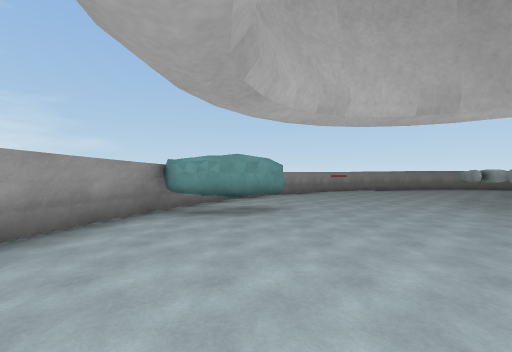
View 1 (above)

24 first-person views from a walk through a Unity game level. The camera is 1.5 m above the floor, looks level and sees 90° across. The floor is counted in squares, 2 m on a side. Each view is taken from the middle of a square. On the plan, view 1 faces up. The plan holds only what a view shows up to about 9 squares ahead; the rest is blank. The place goes on beyond the plan. The player character is not drawn.

View 2
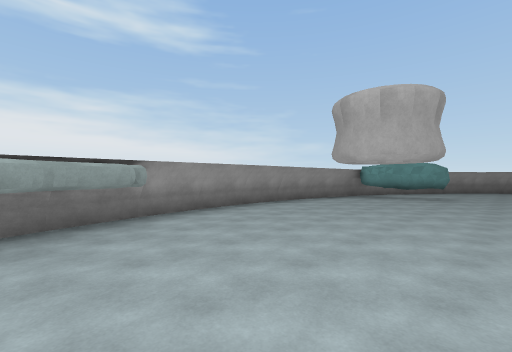

View 3
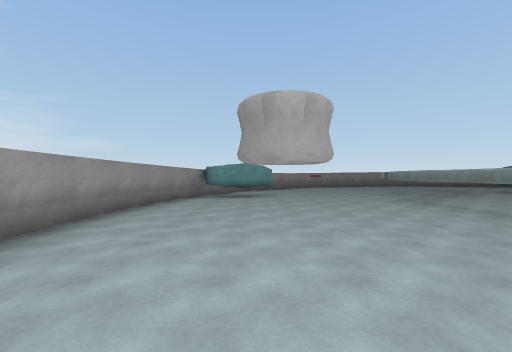

View 4
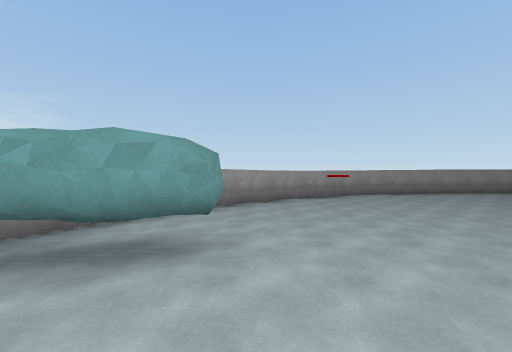

View 5
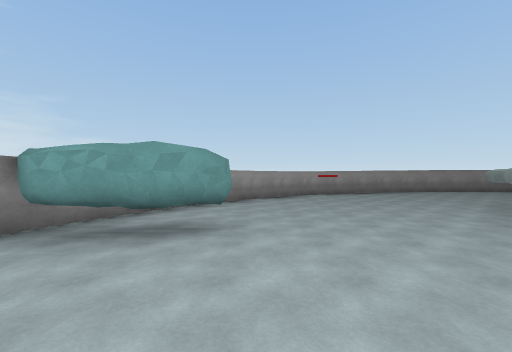

View 6
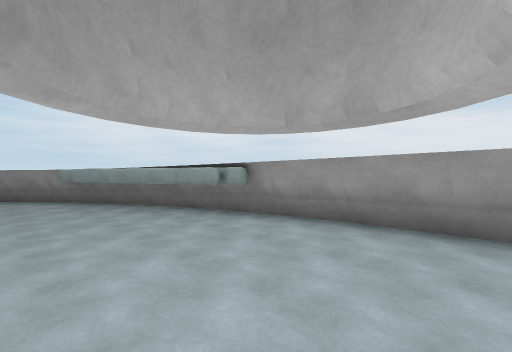

View 7
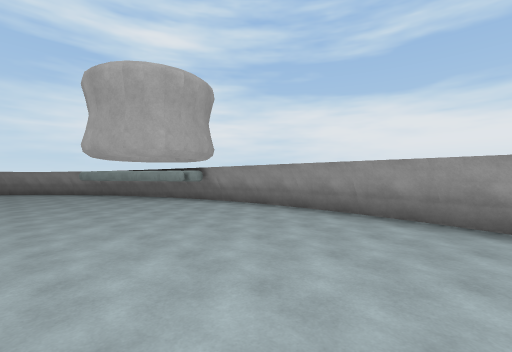

View 8
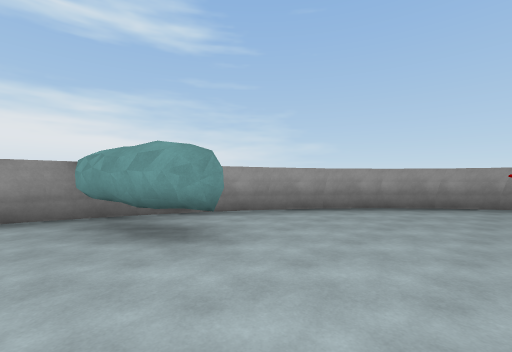

View 9
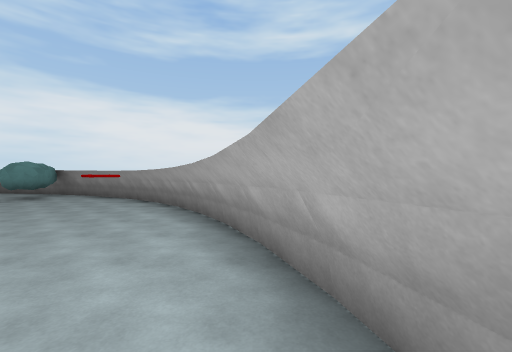

View 10
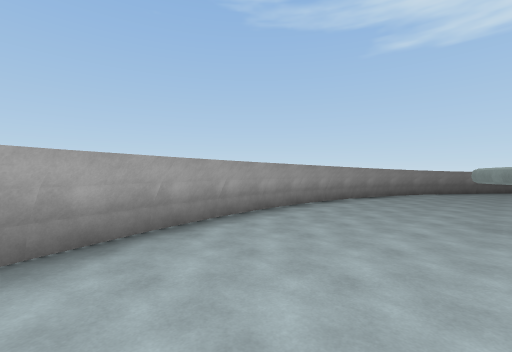

View 11
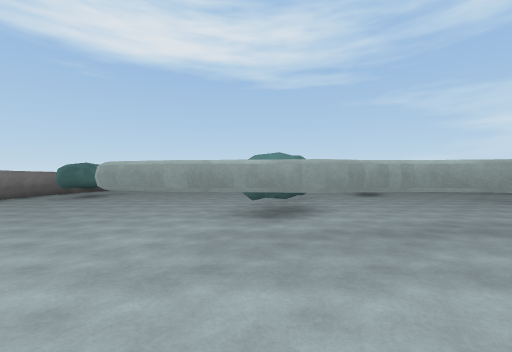

View 12
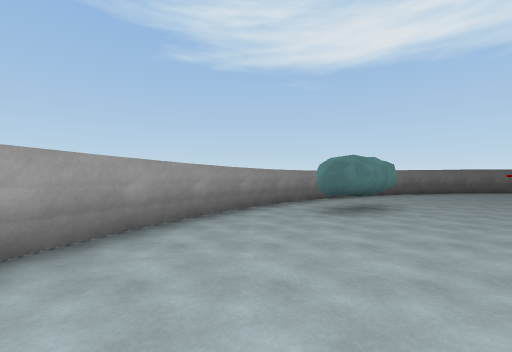

View 13
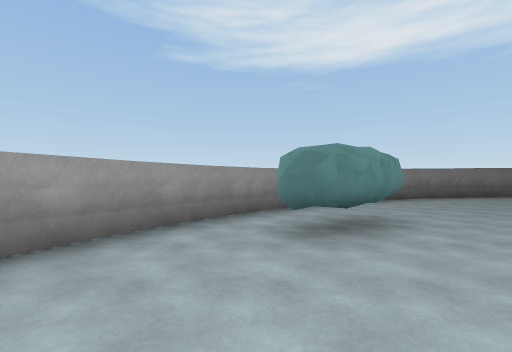

View 14
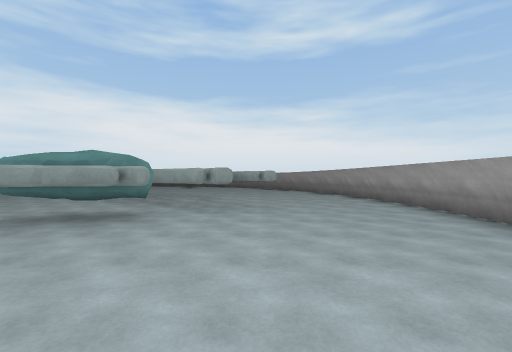

View 15
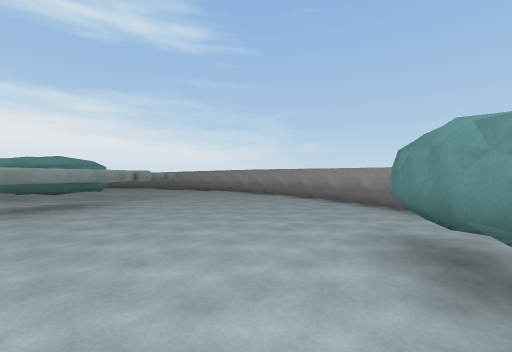

View 16
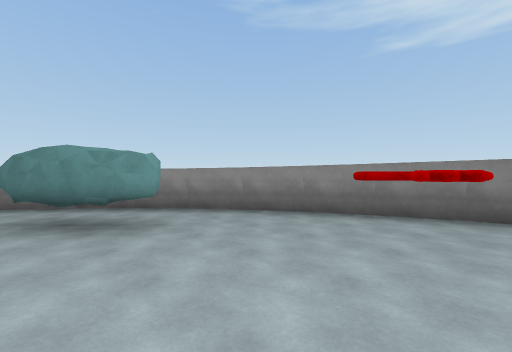

View 17
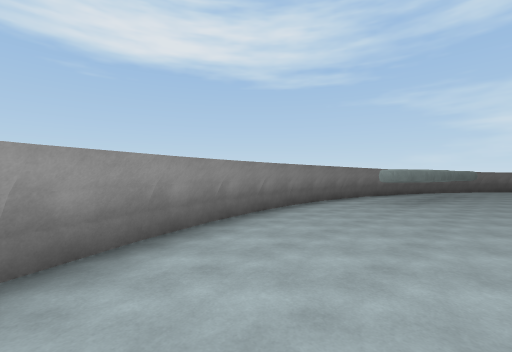

View 18
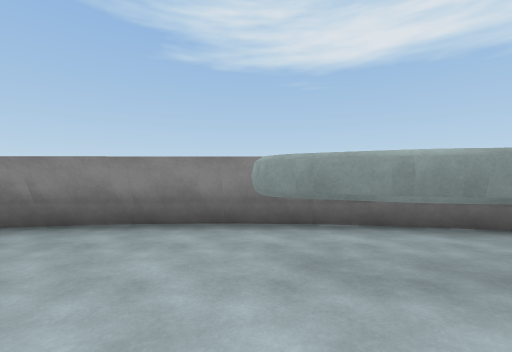

View 19
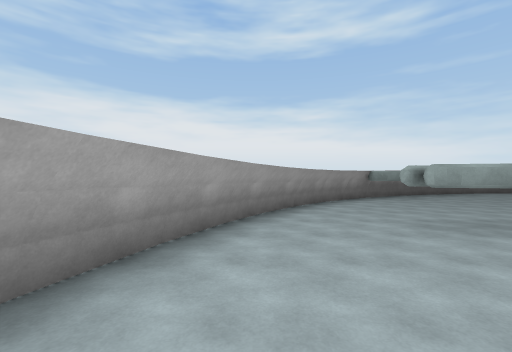

View 20
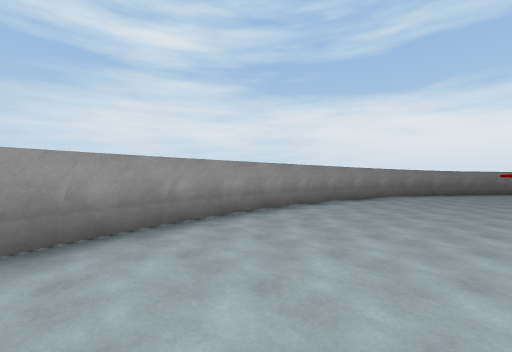

View 21
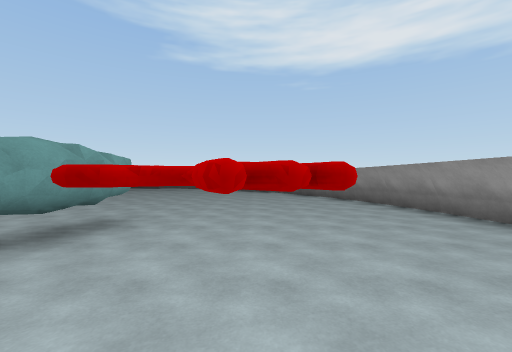

View 22
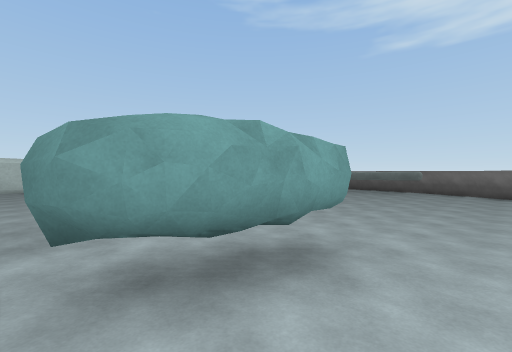

View 23
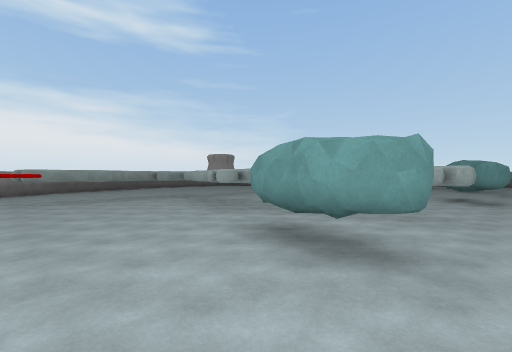

View 24
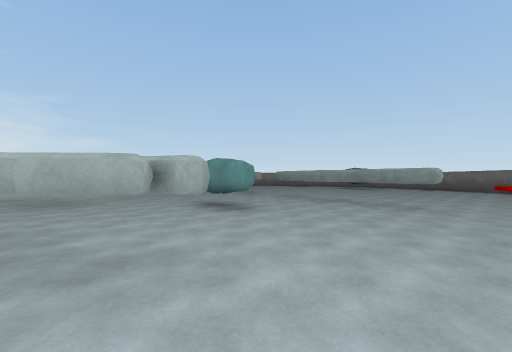

### Floor plan
Key: @ floor where view 1 was taken; # wall or solid block; . floor; = window, fence, low wall or low ledge; T thing the floor can be seen under or through; O other object.
Columns run from 3 left of view 1 to 24 right of it. Each row starts with its distance up from view 1.
 14           ########
 13        ####......####
 12      =##............##=
 11     ##................##
 10    ##.O......O.........##
  9   =#........OTT......#O.#=
  8   #.......#O TTT......O..#
  7  ##......## #.TT.........##
  6  ##O....##  ..TTT.........#
  5  #O#.....# .....     .....#
  4 ##.....#  ......     .O...##
  3 #......# ........##........#
  2 #......##.........##.......#
  1 #.......#.  ...O...#.......#
  0 #..@....#   ...O...##....#.#
 -1 #......     .......... ..#.#
 -2 #.....      .........  ..#.#
 -3 ##....        ......   ..###
 -4  ##...       ###...O.. .###
 -5  ##... #######..........#
 -6   #....#....#OOO........
 -7   ##...#.......O.........#
 -8   ##...#................#=
 -9    ##.......O........
-10     ##...............
-11      =##............
-12        ####......####
-13           ########

Positions as (right, up) in squares from view 1, and headings:
1: (0, 0), facing up
2: (2, -4), facing up-left
3: (0, -4), facing up
4: (1, 3), facing up
5: (1, 2), facing up
6: (1, 1), facing down-left
7: (2, 4), facing down-left
8: (3, 4), facing up-left
9: (8, 13), facing left
10: (5, 10), facing up-right
11: (8, 11), facing down-right
12: (13, 11), facing right
13: (15, 10), facing right
14: (16, 10), facing left
15: (19, 6), facing up-left
16: (18, 4), facing up-right
17: (20, 7), facing down-right
18: (20, 0), facing right
19: (8, -11), facing left
20: (15, -9), facing down-left
21: (8, -9), facing right
22: (10, -8), facing up-right
23: (13, -9), facing up-left
24: (13, -6), facing up
